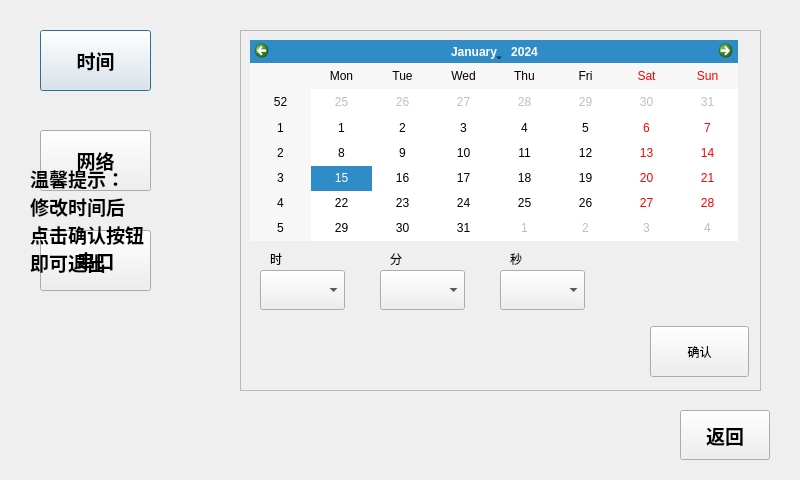
<?xml version="1.0" encoding="UTF-8"?>
<ui version="4.0">
 <class>setting_menu</class>
 <widget class="QDialog" name="setting_menu">
  <property name="geometry">
   <rect>
    <x>0</x>
    <y>0</y>
    <width>800</width>
    <height>480</height>
   </rect>
  </property>
  <property name="windowTitle">
   <string>Dialog</string>
  </property>
  <property name="styleSheet">
   <string notr="true"/>
  </property>
  <widget class="QPushButton" name="pushButton_time">
   <property name="geometry">
    <rect>
     <x>40</x>
     <y>30</y>
     <width>111</width>
     <height>61</height>
    </rect>
   </property>
   <property name="font">
    <font>
     <family>Arial</family>
     <pointsize>14</pointsize>
     <weight>75</weight>
     <bold>true</bold>
    </font>
   </property>
   <property name="text">
    <string>时间</string>
   </property>
  </widget>
  <widget class="QPushButton" name="pushButton_network">
   <property name="geometry">
    <rect>
     <x>40</x>
     <y>130</y>
     <width>111</width>
     <height>61</height>
    </rect>
   </property>
   <property name="font">
    <font>
     <family>Arial</family>
     <pointsize>14</pointsize>
     <weight>75</weight>
     <bold>true</bold>
    </font>
   </property>
   <property name="text">
    <string>网络</string>
   </property>
  </widget>
  <widget class="QPushButton" name="pushButton_back">
   <property name="geometry">
    <rect>
     <x>680</x>
     <y>410</y>
     <width>90</width>
     <height>50</height>
    </rect>
   </property>
   <property name="font">
    <font>
     <family>Arial</family>
     <pointsize>14</pointsize>
     <weight>75</weight>
     <bold>true</bold>
    </font>
   </property>
   <property name="text">
    <string>返回</string>
   </property>
  </widget>
  <widget class="QPushButton" name="pushButton_serial">
   <property name="geometry">
    <rect>
     <x>40</x>
     <y>230</y>
     <width>111</width>
     <height>61</height>
    </rect>
   </property>
   <property name="font">
    <font>
     <family>Arial</family>
     <pointsize>14</pointsize>
     <weight>75</weight>
     <bold>true</bold>
    </font>
   </property>
   <property name="text">
    <string>串口</string>
   </property>
  </widget>
  <widget class="QFrame" name="frame">
   <property name="geometry">
    <rect>
     <x>240</x>
     <y>30</y>
     <width>521</width>
     <height>361</height>
    </rect>
   </property>
   <property name="frameShape">
    <enum>QFrame::StyledPanel</enum>
   </property>
   <property name="frameShadow">
    <enum>QFrame::Raised</enum>
   </property>
   <widget class="QCalendarWidget" name="calendarWidget">
    <property name="geometry">
     <rect>
      <x>10</x>
      <y>10</y>
      <width>488</width>
      <height>201</height>
     </rect>
    </property>
   </widget>
   <widget class="QPushButton" name="pushButton_confirm">
    <property name="geometry">
     <rect>
      <x>410</x>
      <y>296</y>
      <width>99</width>
      <height>51</height>
     </rect>
    </property>
    <property name="text">
     <string>确认</string>
    </property>
   </widget>
   <widget class="QComboBox" name="comboBox_hour">
    <property name="geometry">
     <rect>
      <x>20</x>
      <y>240</y>
      <width>85</width>
      <height>40</height>
     </rect>
    </property>
   </widget>
   <widget class="QComboBox" name="comboBox_min">
    <property name="geometry">
     <rect>
      <x>140</x>
      <y>240</y>
      <width>85</width>
      <height>40</height>
     </rect>
    </property>
   </widget>
   <widget class="QComboBox" name="comboBox_sec">
    <property name="geometry">
     <rect>
      <x>260</x>
      <y>240</y>
      <width>85</width>
      <height>40</height>
     </rect>
    </property>
   </widget>
   <widget class="QLabel" name="label">
    <property name="geometry">
     <rect>
      <x>30</x>
      <y>220</y>
      <width>67</width>
      <height>17</height>
     </rect>
    </property>
    <property name="text">
     <string>时</string>
    </property>
   </widget>
   <widget class="QLabel" name="label_2">
    <property name="geometry">
     <rect>
      <x>150</x>
      <y>220</y>
      <width>67</width>
      <height>17</height>
     </rect>
    </property>
    <property name="text">
     <string>分</string>
    </property>
   </widget>
   <widget class="QLabel" name="label_3">
    <property name="geometry">
     <rect>
      <x>270</x>
      <y>220</y>
      <width>67</width>
      <height>17</height>
     </rect>
    </property>
    <property name="text">
     <string>秒</string>
    </property>
   </widget>
  </widget>
  <widget class="QLabel" name="label_4">
   <property name="geometry">
    <rect>
     <x>30</x>
     <y>100</y>
     <width>171</width>
     <height>241</height>
    </rect>
   </property>
   <property name="font">
    <font>
     <pointsize>14</pointsize>
     <weight>75</weight>
     <bold>true</bold>
    </font>
   </property>
   <property name="text">
    <string>温馨提示：
修改时间后
点击确认按钮
即可退出</string>
   </property>
   <property name="alignment">
    <set>Qt::AlignLeading|Qt::AlignLeft|Qt::AlignVCenter</set>
   </property>
  </widget>
 </widget>
 <resources/>
 <connections/>
</ui>
